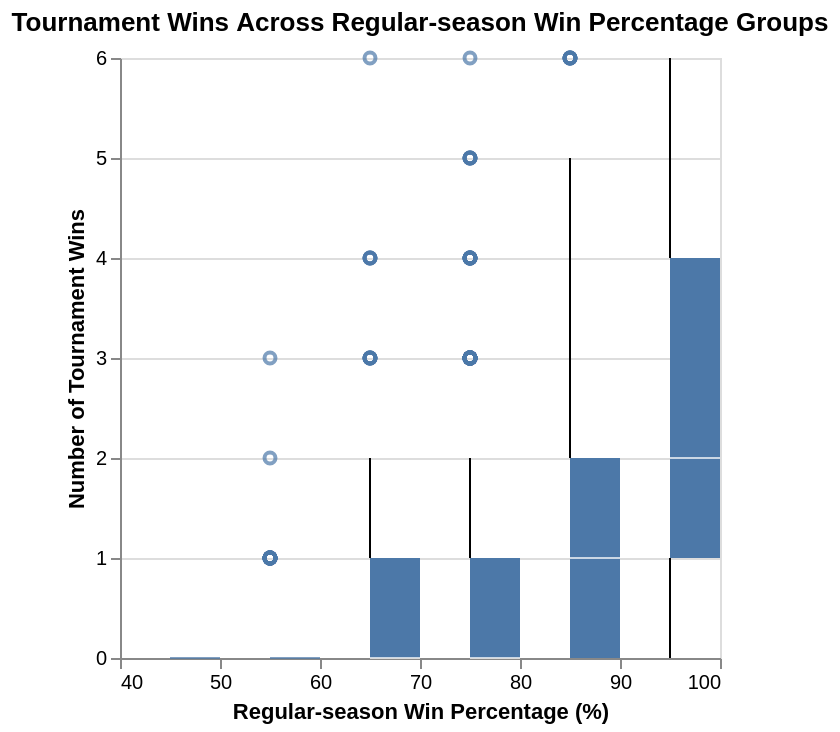

Notebook code for this chart:
### Markdown cell above
Visualization 2: This box plot compares the distribution of tournament wins across different regular season win percentage groups. The plot suggests that teams with higher regular-season win percentages tend to achieve more tournament wins. However, there is still variation in tournament performance within each group, suggesting that regular season win percentage may not fully explain tournament success.

### Code cell
# Create a box plot showing tournament wins across regular-season win percentage groups
box_plot = alt.Chart(predict_data).mark_boxplot().encode(
    x=alt.X("reg_wins_pct")
        .bin(maxbins=8 )
        .title("Regular-season Win Percentage (%)"),
    y=alt.Y("tourney_wins")
        .title("Number of Tournament Wins")
).properties(
    title="Tournament Wins Across Regular-season Win Percentage Groups"
)

box_plot

### Figure 1 — Vega-Lite specification as saved in the notebook (floating-point values rounded to 4 significant figures; data arrays with more than 128 entries replaced by an {"elided": "..."} marker saying what was removed)
{"config": {"view": {"continuousWidth": 300, "continuousHeight": 300}}, "data": {"name": "data-e32d0a27e225d41f4f16789e0f7260e4"}, "mark": {"type": "boxplot"}, "encoding": {"x": {"bin": {"maxbins": 8}, "field": "reg_wins_pct", "title": "Regular-season Win Percentage (%)", "type": "quantitative"}, "y": {"field": "tourney_wins", "title": "Number of Tournament Wins", "type": "quantitative"}}, "title": "Tournament Wins Across Regular-season Win Percentage Groups", "$schema": "https://vega.github.io/schema/vega-lite/v5.20.1.json", "datasets": {"data-e32d0a27e225d41f4f16789e0f7260e4": {"elided": "2092 records"}}}
